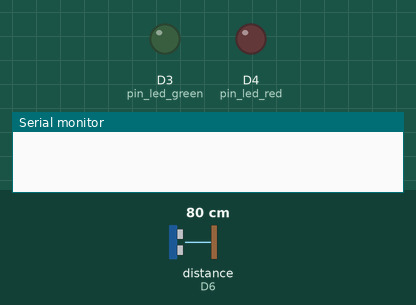
The program below on a simulated ESP8266 (Wemos D1 mini). Parts: output pins drawn as LEDs (lit = HIGH), the last lines printed to the serial monitor. The test bench sets the inputs (shaded band); at power-on: distance to the obstacle (sensor on D6) 80 cm. The echo pulse lasts 58.3 µs per cm; WiFi joins after 1.5 s; servers stay silent unless stated; uploads are accepted with an empty reply.

Above: at 0.1 s.
At 30.5 s:
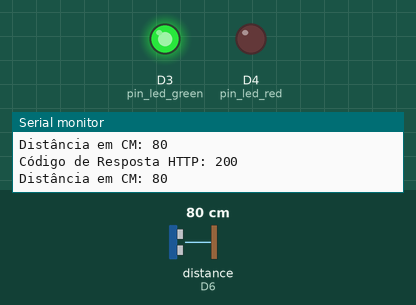
Timing chart, 0 to 32.0 s (numbered marks = the images above):
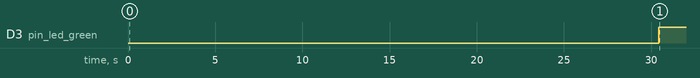

Measured:
- by itself, D3 (pin_led_green): LOW → HIGH at 30.4 s

The program:

main.cpp
```cpp
#include <Arduino.h>
#include <Ultrasonic.h>
#include <ESP8266WiFi.h>
#include <ESP8266HTTPClient.h>


// Configurações do Wi-Fi
const char* ssid = "wifi";
const char* password = "senha";

// Endereço do servidor Flask
const char* serverUrl = "http://EIP:5000/update";

// Pinos do HC-SR04
const uint8_t pin_trigger = D7;
const uint8_t pin_echo = D6;

// Pinos do LED
const uint8_t pin_led_red = D4;
const uint8_t pin_led_green = D3;

Ultrasonic ultrasonic(pin_trigger, pin_echo);
WiFiClient wifiClient;

// Variáveis para controle dos LEDs e medição de distância
unsigned long previousMillis = 0;
unsigned long startMillis = 0;
const long interval = 500;           // Intervalo em que o LED vermelho pisca
const long stabilityInterval = 30000;  // Intervalo para considerar uma condição estável (30 segundos)
bool isRedLEDOn = false;

void sendFullTrashMessage();  // Declaração antecipada da função

void setup() {
    Serial.begin(9600);
    pinMode(pin_led_red, OUTPUT);
    pinMode(pin_led_green, OUTPUT);
    WiFi.begin(ssid, password);
    while (WiFi.status() != WL_CONNECTED) {
        delay(500);
        Serial.print(".");
    }
    Serial.println(" Conectado ao WiFi!");
}

void checkWifiAndReconnect() {
    if (WiFi.status() != WL_CONNECTED) {
        WiFi.reconnect();
        Serial.println(" Tentando reconectar ao WiFi...");
    }
}

void loop() {
    checkWifiAndReconnect();

    unsigned long currentMillis = millis();
    int distance = ultrasonic.read();
    Serial.print("Distância em CM: ");
    Serial.println(distance);

    // Lógica de controle dos LEDs com base na distância
    if (distance < 38) {
        if (startMillis == 0) {
            startMillis = currentMillis;  // Iniciar contagem de tempo
        } else if (currentMillis - startMillis >= stabilityInterval) {
            // Condição estável por mais de 60 segundos
            if (currentMillis - previousMillis >= interval) {
                previousMillis = currentMillis;
                digitalWrite(pin_led_red, !digitalRead(pin_led_red));
            }
            digitalWrite(pin_led_green, LOW);
            if (!isRedLEDOn) {
                sendFullTrashMessage();  // Enviar mensagem para o servidor Flask
                isRedLEDOn = true;
            }
        }
    } else {
        if (currentMillis - startMillis >= stabilityInterval) {
            // Distância maior que 38 cm por mais de 30 segundos
            digitalWrite(pin_led_green, HIGH);
            digitalWrite(pin_led_red, LOW);
        }
        startMillis = 0;  // Resetar contagem de tempo
        isRedLEDOn = false;
    }

    if (WiFi.status() == WL_CONNECTED) {
        HTTPClient http;
        http.begin(wifiClient, serverUrl);
        http.addHeader("Content-Type", "application/x-www-form-urlencoded");
        String httpRequestData = "distance=" + String(distance);
        int httpResponseCode = http.POST(httpRequestData);
        Serial.print("Código de Resposta HTTP: ");
        Serial.println(httpResponseCode);
        http.end();
    }

    delay(1000); // Espera entre leituras para não sobrecarregar o servidor e o sensor
}

void sendFullTrashMessage() {
    if (WiFi.status() == WL_CONNECTED) {
        HTTPClient http;
        http.begin(wifiClient, serverUrl);
        http.addHeader("Content-Type", "application/x-www-form-urlencoded");
        String httpRequestData = "distance=full";
        int httpResponseCode = http.POST(httpRequestData);
        Serial.print("Código de Resposta HTTP para lixeira cheia: ");
        Serial.println(httpResponseCode);
        http.end();
    }
}
```
